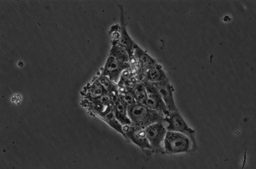
#> input picture data/genimage.tif, 256 x 169 px, shrunk from 1280 x 845 before the run, found by its file name
$ jupyter execute cellseg.ipynb   (older library calls are emulated)
#> lines starting #> are read from the running program, lines starting #| are printed output that depends on the picture; after the words box and inside, x2 and y2 are one past the last pixel; in counts of white or black regions, pixels touching at a corner belong together
[cell 1]
#coding:utf-8
import sys
import numpy as np
import cv2
import matplotlib.pyplot as plt
import math
from pylab import*
from scipy.ndimage import convolve
from scipy.ndimage import label
from google.colab.patches import cv2_imshow
import heapq
import matplotlib.font_manager as fm
from skimage.restoration import denoise_tv_chambolle
from skimage.segmentation import active_contour, watershed
from skimage import io, img_as_float
from scipy.ndimage import distance_transform_edt
from skimage.filters import sobel
import numpy as np
from scipy.signal import convolve2d

[cell 2]
def compute_gradients(image):
    """Computes image gradients using finite difference kernels."""
    kernels = [
        np.array([[0, 1, 0], [0, -1, 0], [0, 0, 0]], np.float64),  # North
        np.array([[0, 0, 0], [0, -1, 0], [0, 1, 0]], np.float64),  # South
        np.array([[0, 0, 0], [0, -1, 1], [0, 0, 0]], np.float64),  # East
        np.array([[0, 0, 0], [1, -1, 0], [0, 0, 0]], np.float64)   # West
    ]
    return [convolve2d(image, k, mode='same', boundary='symm') for k in kernels]


def perona_malik_conduction(gradients, kappa, method='quadratic'):
    """Computes the conduction coefficient for each gradient direction."""
    if method == 'quadratic':
        return [np.exp(-(g / kappa) ** 2) for g in gradients]
    elif method == 'exponential':
        return [1 / (1 + (g / kappa) ** 2) for g in gradients]
    else:
        raise ValueError("Invalid conduction method. Use 'quadratic' or 'exponential'.")

def update_image(image, gradients, conduction_coeffs, delta_t):
    """Updates the image based on computed diffusion terms."""
    diffusion = sum(c * g for c, g in zip(conduction_coeffs, gradients))
    return image + delta_t * diffusion

def perona_malik_diffusion(image, iterations, delta_t, kappa, method='quadratic'):
    """Applies Perona-Malik anisotropic diffusion to an image."""
    image = image.astype(np.float64)
    for _ in range(iterations):
        gradients = compute_gradients(image)
        conduction_coeffs = perona_malik_conduction(gradients, kappa, method)
        image = update_image(image, gradients, conduction_coeffs, delta_t)
    return np.clip(image, 0, 255).astype(np.uint8)


# [10 lines left out: function apply_perona_malik, not called in this run]


# Try importing cv2_imshow for Google Colab; otherwise, use cv2.imshow for a normal environment
try:
    from google.colab.patches import cv2_imshow  # For Colab
except ImportError:
    cv2_imshow = cv2.imshow  # For regular Python environments

# Define constants
INF = np.finfo(np.float32).max  # A large value representing infinite distance
ALIVE, TRIAL, FAR = -1, 0, 1  # States for pixels in the distance transform

def initialize_gwdt(image):
    """Initialize state and distance maps based on image intensity."""
    rows, cols = image.shape
    mean_val = np.mean(image)  # Compute mean intensity of the image

    # Initialize state map (default FAR) and distance map (default INF)
    state = np.full((rows, cols), FAR, dtype=np.int8)
    distance_map = np.full((rows, cols), INF, dtype=np.float32)

    # Identify foreground pixels (below mean intensity) as ALIVE and set initial distances
    mask = image < mean_val
    distance_map[mask] = image[mask].astype(float)
    state[mask] = ALIVE

    return state, distance_map

def compute_gwdt(image):
    """Compute the Grey Weighted Distance Transform (GWDT)."""
    rows, cols = image.shape
    state, distance_map = initialize_gwdt(image)  # Initialize state and distance maps
    pq = []  # Priority queue for processing pixels

    # Identify border pixels adjacent to ALIVE pixels and initialize them as TRIAL
    for i in range(1, rows - 1):
        for j in range(1, cols - 1):
            if state[i, j] == FAR:
                if np.any(state[i-1:i+2, j-1:j+2] == ALIVE):  # Check if any neighbor is ALIVE
                    state[i, j] = TRIAL
                    distance_map[i, j] = float(image[i, j])  # Set initial distance
                    heapq.heappush(pq, (distance_map[i, j], i, j))  # Add to priority queue

    # Process pixels in priority queue
    while pq:
        current_dist, i, j = heapq.heappop(pq)  # Extract pixel with smallest distance

        # Iterate over 8-connected neighborhood
        for di, dj in [(-1, 0), (1, 0), (0, -1), (0, 1), (-1, -1), (-1, 1), (1, -1), (1, 1)]:
            ni, nj = i + di, j + dj
            if 0 <= ni < rows and 0 <= nj < cols:  # Ensure the pixel is within bounds
                gs = current_dist + image[ni, nj] * np.hypot(di, dj)  # Compute weighted distance

                if distance_map[ni, nj] > gs:  # Update distance if a shorter path is found
                    distance_map[ni, nj] = gs
                    state[ni, nj] = TRIAL
                    heapq.heappush(pq, (gs, ni, nj))  # Add updated pixel to priority queue

    # Normalize distance values for visualization
    distance_map[distance_map == INF] = 0  # Replace INF values with 0
    max_val = np.max(distance_map)

    if max_val > 0:
        distance_map = (distance_map / (max_val + 1)) * 255  # Normalize to [0, 255]
    else:
        distance_map.fill(0)  # Handle case where all distances are zero

    return distance_map.astype(np.uint8)  # Convert to uint8 for image display


# Load and preprocess the image
Image = cv2.imread('genimage.tif', 1)  # Read input image
#> Image is the input picture: shape (169, 256, 3); min 11, max 249, mean 54.2
image = cv2.cvtColor(Image, cv2.COLOR_BGR2GRAY)
img = np.array(image, dtype=np.float64)  # Convert to float64

# Initialize Level Set Function (LSF)
IniLSF = np.ones((img.shape[0], img.shape[1]), img.dtype)
IniLSF[30:80, 30:80] = -1
IniLSF = -IniLSF

# Draw initial contour
Image = cv2.cvtColor(Image, cv2.COLOR_BGR2RGB)
plt.figure(1), plt.imshow(Image), plt.xticks([]), plt.yticks([])
plt.contour(IniLSF, [0], colors='b', linewidths=2)
plt.draw(), plt.show(block=False)

# Function for mathematical operations
# [35 lines left out: functions mat_math, CV, not called in this run]


# 2. Compute Grey-Weighted Distance Transform (GWDT)
def grey_weighted_distance(img, markers):
    inv_img = np.max(img) - img  # Invert for intensity-based cost
    gwdt = compute_gwdt(inv_img)
    return gwdt * (markers > 0)  # Apply only to marker regions


# 4. Unified Stopping Criteria
def stopping_criteria(G, D, C, w1=0.5, w2=0.3, w3=0.2, threshold=0.5):
    S = w1 * G + w2 * D + w3 * C
    return S < threshold  # Stop if combined measure is below threshold

# 5. Full Segmentation Pipeline
def segment_image(image_path, marker_path):
    """Performs image segmentation using Perona-Malik filtering, GWDT, and stopping criteria."""

    # Step 1: Load and preprocess image
    image = cv2.imread(image_path, cv2.IMREAD_GRAYSCALE).astype(np.float64)
    markers = cv2.imread(marker_path, cv2.IMREAD_GRAYSCALE) > 128  # Convert to binary markers

    if image is None or markers is None:
        print("Error: Unable to load image or marker.")
        return None

    # Step 2: Apply Perona-Malik diffusion
    #smoothed = perona_malik_diffusion(image, iterations=20, delta_t=0.1, kappa=20, method='quadratic')
    smoothed = perona_malik_diffusion(image, iterations=20, delta_t=0.1, kappa=20, method='quadratic')


    # Step 3: Compute Grey-Weighted Distance Transform (GWDT)
    gwdt = grey_weighted_distance(smoothed, markers)

    # Step 4: Compute Gradient Magnitude
    gradient_x = cv2.Sobel(smoothed, cv2.CV_64F, 1, 0, ksize=3)
    gradient_y = cv2.Sobel(smoothed, cv2.CV_64F, 0, 1, ksize=3)
    gradient_magnitude = np.sqrt(gradient_x**2 + gradient_y**2)

    # Step 5: Compute Confidence Map (simple binary thresholding)
    mean_intensity = np.mean(smoothed)
    confidence_map = np.where(smoothed > mean_intensity, 1, 0)

    # Step 6: Apply Stopping Criteria
    segmentation_mask = stopping_criteria(gradient_magnitude, gwdt, confidence_map, w1=0.5, w2=0.3, w3=0.2, threshold=0.5)

    # Normalize and return segmentation result
    segmented_image = (segmentation_mask * 255).astype(np.uint8)
    return segmented_image


# Example usage:
segmented_result = segment_image("genimage.tif", "markerimage.tif")
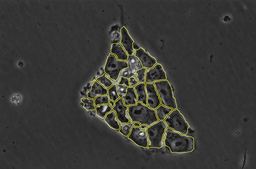
#> input picture data/markerimage.tif, 256 x 169 px, shrunk from 1280 x 845 before the run, found by its file name
#> in segment_image, `markers = cv2.imread(marker_path, cv2.IMREAD_GRAYSCALE) > 128`:
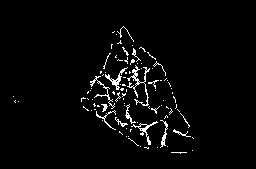
#> markers: shape (169, 256) bool; 3.1% white in thin lines or dots, all inside (x1, y1, x2, y2) = (13, 26, 194, 154)
#> the loop in perona_malik_diffusion, `for _ in range(iterations):` made 20 passes
#> pass 1, in update_image, `diffusion = sum(c * g for c, g in zip(conduction_coeffs, gradients))`:
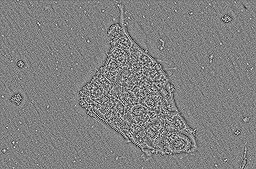
#> diffusion: shape (169, 256) float64; min -33.95, max 33.16, mean 0; drawn with min black and max white
#> in grey_weighted_distance, `inv_img = np.max(img) - img`:
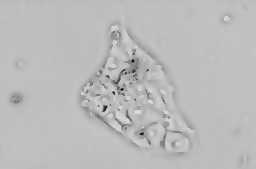
#> inv_img: shape (169, 256); min 0, max 218, mean 187.3
#> in initialize_gwdt, `mean_val = np.mean(image)`: mean_val = 187.3
#> in initialize_gwdt, `mask = image < mean_val`: mask: shape (169, 256) bool; 19.3% white; 32 white regions (18 under 20 px), largest, box (x1, y1, x2, y2) and area: (76, 17, 202, 163) 6919, (6, 90, 31, 111) 394, (237, 151, 252, 169) 218
#> after the loop in compute_gwdt, `for i in range(1, rows - 1):`:
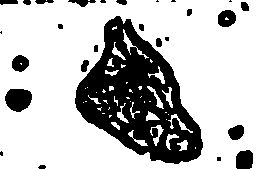
#> distance_map: shape (169, 256) float32; min 0, max 3.4e+38, mean inf; drawn with min black and max white
#> after the loop in compute_gwdt, `for i in range(1, rows - 1):`:
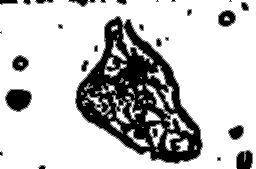
#> state: shape (169, 256) int8; min -1, max 1, mean 0.54; drawn with min black and max white
#> the loop in compute_gwdt, `while pq:` made 123638 passes
#> (i, j) on passes 1 to 3: (1, 17), (1, 23), (1, 30)
#> after the loop in compute_gwdt, `while pq:`:
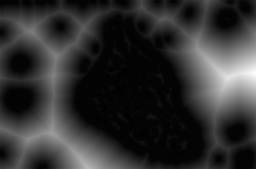
#> distance_map: shape (169, 256) float32; min 0, max 11219.5, mean 2178.3; drawn with min black and max white
#> in compute_gwdt, `max_val = np.max(distance_map)`: max_val = 11219.5
#> in segment_image, `gradient_y = cv2.Sobel(smoothed, cv2.CV_64F, 0, 1, ksize=3)`:
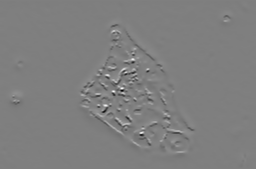
#> gradient_y: shape (169, 256) float64; min -615, max 618, mean 0; drawn with min black and max white
#> in segment_image, `gradient_magnitude = np.sqrt(gradient_x**2 + gradient_y**2)`:
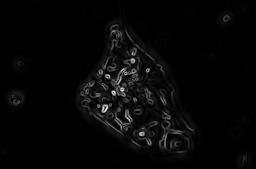
#> gradient_magnitude: shape (169, 256) float64; min 0, max 703.1, mean 19.9; drawn with min black and max white
#> in segment_image, `mean_intensity = np.mean(smoothed)`: mean_intensity = 53.71
#> in stopping_criteria, `return S < threshold`:
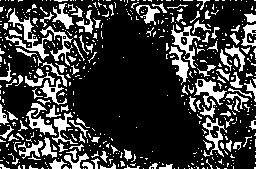
#> returned value: shape (169, 256) bool; 22.8% white; 573 white regions (468 under 20 px), largest, box (x1, y1, x2, y2) and area: (5, 8, 52, 60) 515, (171, 25, 201, 68) 372, (194, 79, 227, 108) 345
if segmented_result is not None:
    plt.imshow(segmented_result, cmap='gray')
    plt.title("Segmented Image")
    plt.axis("off")
    plt.show()
